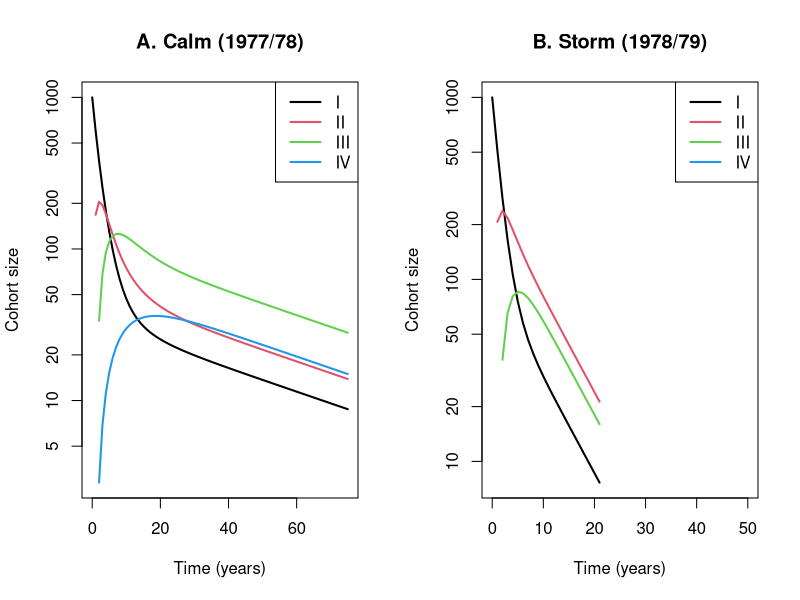

The R source for this figure:
## ASSIGNMENT 1
## Julian Gan
## Recreation of Hughes, T.P. (1984).

## Matrix during the Calm year
C <- matrix(c(0.6020, 0.1167, 0.0217, 0.0741,
              0.1681, 0.6167, 0.1087, 0.0370,
              0.0000, 0.2000, 0.8043, 0.1481,
              0.0000, 0.0171, 0.0217, 0.9259),
            nrow=4, byrow=TRUE)

val.vec.C <- eigen(C)

# Calculate the equilibrium growth rate and stable size distribution
lambda.C <- val.vec.C$val[1] 
rvec.C <- val.vec.C$vectors[,1]/sum(val.vec.C$vectors[,1])


## Matrix during the Stormy year
S <- matrix(c(0.5135, 0.0794, 0.0727, 0.0714,
              0.2072, 0.6349, 0.2364, 0.2500,
              0.0000, 0.1746, 0.6545, 0.0714,
              0.0000, 0.0000, 0.0000, 0.7500),
            nrow=4, byrow=TRUE)


val.vec.S <- eigen(S)

# Calculate the equilibrium growth rate and stable size distribution
lambda.S <- val.vec.S$val[1] # It matches!
rvec.C <- val.vec.S$vectors[,1]/sum(val.vec.S$vectors[,1])


## Project the changes in a population over time
## using both the calm and storm matrices
N0 <- matrix(c(1000,0,0,0))
N0

pop <- function(m) {
  N.projected <- matrix(0, nrow = nrow(m), ncol=years+1)
  N.projected[,1] <- N0
  for(i in 1:years){
    N.projected[, i+1] <- m %*% N.projected[,i]
  }
  return(N.projected)
}

par(mfrow=c(1,2)) 
years <- 75
matplot(0:years,
        t(pop(C)),
        type= "l",
        lwd = 2,
        lty = 1,
        ylab = "Cohort size",
        xlab = "Time (years)",
        main = "A. Calm (1977/78)",
        log = "y",
        xlim = c(0,75)
)
legend("topright", legend = c("I", "II", "III", "IV"), 
       col = 1:4, lwd = 2, lty = 1)

years <- 21
matplot(0:years,
        t(pop(S)),
        type= "l",
        lwd = 2,
        lty = 1,
        ylab = "Cohort size",
        xlab = "Time (years)",
        main = "B. Storm (1978/79)",
        log = "y",
        xlim = c(0,50)
)
legend("topright", legend = c("I", "II", "III", "IV"), 
       col = 1:4, lwd = 2, lty = 1)

## Visually inspect to confirm the years each cohort peaked under each matrix.
popC <- t(pop(C))
popS <- t(pop(S))
